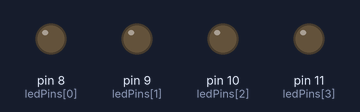
A sketch run on a simulated Arduino Uno, built with avr-gcc and run on an emulated ATmega328P. Shown: output pins drawn as LEDs (lit = HIGH). What the sketch prints to the serial monitor is not drawn.

Above: at 2.0 s.
At 4.5 s:
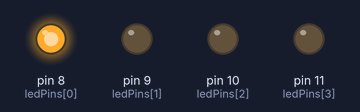
At 5.5 s:
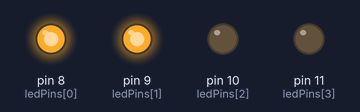
At 6.5 s:
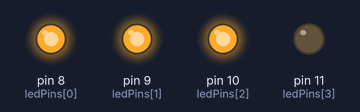
At 7.5 s:
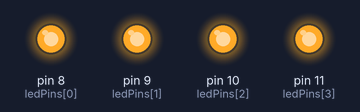
At 9.5 s:
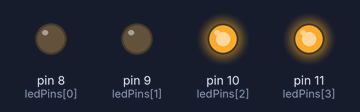
Timing chart, 0 to 10.4 s (numbered marks = the images above):
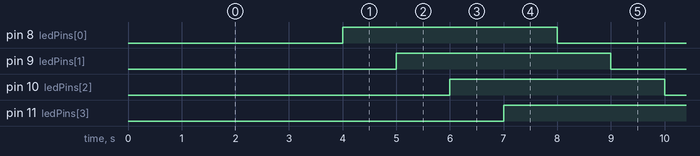

The sketch:

Led4Light.ino
```cpp
int ledPins[]={8,9,10,11} ;

void setup() {
  // put your setup code here, to run once:
    initPins() ;
    Serial.begin(9600) ;
    Serial.println("Program Start") ;
}

void loop() {
  // put your main code here, to run repeatedly:
    for (int i=0 ; i <4; i++)
      {
          digitalWrite(  ledPins[i], LOW) ;
          delay(1000) ;
      }

    for (int i=0 ; i <4; i++)
      {
          digitalWrite(  ledPins[i], HIGH);
          delay(1000) ;
      }


    }


void initPins()
{
    for (int i=0 ; i <4; i++)
      {
          pinMode(ledPins[i], OUTPUT) ;
          digitalWrite(  ledPins[i], LOW) ;
      }

}
```

Measured:
- by itself, pin 8 (ledPins[0]), pin 9 (ledPins[1]), pin 10 (ledPins[2]), pin 11 (ledPins[3]): alternates HIGH for 4.0 s and LOW for 4.0 s
- by itself, everything shown: repeats every 8.0 s, in 8 steps
